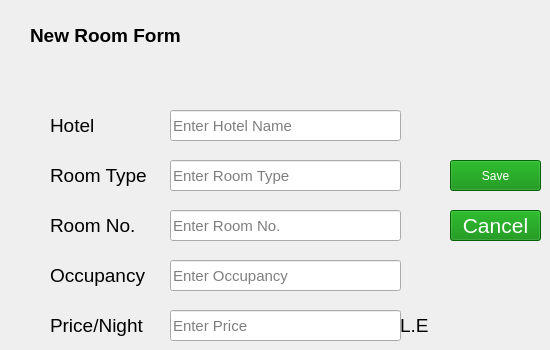
        <widget class="QWidget" name="tab_10">
         <attribute name="title">
          <string>New Room form</string>
         </attribute>
         <widget class="QLabel" name="label_8">
          <property name="geometry">
           <rect>
            <x>30</x>
            <y>10</y>
            <width>181</width>
            <height>51</height>
           </rect>
          </property>
          <property name="font">
           <font>
            <family>Segoe UI</family>
            <pointsize>14</pointsize>
            <weight>75</weight>
            <italic>false</italic>
            <bold>true</bold>
           </font>
          </property>
          <property name="styleSheet">
           <string notr="true">QLabel{
font-weight:bold;
}</string>
          </property>
          <property name="text">
           <string>New Room Form</string>
          </property>
         </widget>
         <widget class="QLabel" name="label_9">
          <property name="geometry">
           <rect>
            <x>50</x>
            <y>160</y>
            <width>101</width>
            <height>31</height>
           </rect>
          </property>
          <property name="font">
           <font>
            <family>Segoe UI</family>
            <pointsize>14</pointsize>
            <weight>9</weight>
            <italic>false</italic>
            <bold>false</bold>
           </font>
          </property>
          <property name="text">
           <string>Room Type</string>
          </property>
         </widget>
         <widget class="QLabel" name="label_10">
          <property name="geometry">
           <rect>
            <x>50</x>
            <y>210</y>
            <width>101</width>
            <height>31</height>
           </rect>
          </property>
          <property name="font">
           <font>
            <family>Segoe UI</family>
            <pointsize>14</pointsize>
            <weight>9</weight>
            <italic>false</italic>
            <bold>false</bold>
           </font>
          </property>
          <property name="text">
           <string>Room No.</string>
          </property>
         </widget>
         <widget class="QLineEdit" name="lineEdit_3">
          <property name="geometry">
           <rect>
            <x>170</x>
            <y>160</y>
            <width>231</width>
            <height>31</height>
           </rect>
          </property>
          <property name="font">
           <font>
            <family>Segoe UI</family>
            <pointsize>11</pointsize>
           </font>
          </property>
          <property name="placeholderText">
           <string>Enter Room Type</string>
          </property>
         </widget>
         <widget class="QLineEdit" name="lineEdit_4">
          <property name="geometry">
           <rect>
            <x>170</x>
            <y>210</y>
            <width>231</width>
            <height>31</height>
           </rect>
          </property>
          <property name="font">
           <font>
            <family>Segoe UI</family>
            <pointsize>11</pointsize>
           </font>
          </property>
          <property name="placeholderText">
           <string>Enter Room No.</string>
          </property>
         </widget>
         <widget class="QPushButton" name="pushButton_12">
          <property name="geometry">
           <rect>
            <x>450</x>
            <y>160</y>
            <width>91</width>
            <height>31</height>
           </rect>
          </property>
          <property name="styleSheet">
           <string notr="true">QPushButton {
	
	font: 75 16pt &quot;Segoe UI&quot;;
	
	background-color: rgb(0, 136, 0);
	color: rgb(255, 255, 255);
 }

QPushButton::hover
{

	
	background-color: rgb(0, 255, 0);
}</string>
          </property>
          <property name="text">
           <string>Save</string>
          </property>
         </widget>
         <widget class="QLineEdit" name="lineEdit_6">
          <property name="geometry">
           <rect>
            <x>170</x>
            <y>110</y>
            <width>231</width>
            <height>31</height>
           </rect>
          </property>
          <property name="font">
           <font>
            <family>Segoe UI</family>
            <pointsize>11</pointsize>
           </font>
          </property>
          <property name="placeholderText">
           <string>Enter Hotel Name</string>
          </property>
         </widget>
         <widget class="QLabel" name="label_12">
          <property name="geometry">
           <rect>
            <x>50</x>
            <y>110</y>
            <width>101</width>
            <height>31</height>
           </rect>
          </property>
          <property name="font">
           <font>
            <family>Segoe UI</family>
            <pointsize>14</pointsize>
            <weight>9</weight>
            <italic>false</italic>
            <bold>false</bold>
           </font>
          </property>
          <property name="text">
           <string>Hotel</string>
          </property>
         </widget>
         <widget class="QLineEdit" name="lineEdit_51">
          <property name="geometry">
           <rect>
            <x>170</x>
            <y>310</y>
            <width>231</width>
            <height>31</height>
           </rect>
          </property>
          <property name="font">
           <font>
            <family>Segoe UI</family>
            <pointsize>11</pointsize>
           </font>
          </property>
          <property name="placeholderText">
           <string>Enter Price</string>
          </property>
         </widget>
         <widget class="QLabel" name="label_85">
          <property name="geometry">
           <rect>
            <x>50</x>
            <y>310</y>
            <width>101</width>
            <height>31</height>
           </rect>
          </property>
          <property name="font">
           <font>
            <family>Segoe UI</family>
            <pointsize>14</pointsize>
            <weight>9</weight>
            <italic>false</italic>
            <bold>false</bold>
           </font>
          </property>
          <property name="text">
           <string>Price/Night</string>
          </property>
         </widget>
         <widget class="QLabel" name="label_86">
          <property name="geometry">
           <rect>
            <x>400</x>
            <y>310</y>
            <width>41</width>
            <height>31</height>
           </rect>
          </property>
          <property name="font">
           <font>
            <family>Segoe UI</family>
            <pointsize>14</pointsize>
            <weight>9</weight>
            <italic>false</italic>
            <bold>false</bold>
           </font>
          </property>
          <property name="text">
           <string>L.E</string>
          </property>
         </widget>
         <widget class="QLineEdit" name="lineEdit_52">
          <property name="geometry">
           <rect>
            <x>170</x>
            <y>260</y>
            <width>231</width>
            <height>31</height>
           </rect>
          </property>
          <property name="font">
           <font>
            <family>Segoe UI</family>
            <pointsize>11</pointsize>
           </font>
          </property>
          <property name="text">
           <string/>
          </property>
          <property name="placeholderText">
           <string>Enter Occupancy</string>
          </property>
         </widget>
         <widget class="QLabel" name="label_87">
          <property name="geometry">
           <rect>
            <x>50</x>
            <y>260</y>
            <width>101</width>
            <height>31</height>
           </rect>
          </property>
          <property name="font">
           <font>
            <family>Segoe UI</family>
            <pointsize>14</pointsize>
            <weight>9</weight>
            <italic>false</italic>
            <bold>false</bold>
           </font>
          </property>
          <property name="text">
           <string>Occupancy</string>
          </property>
         </widget>
         <widget class="QPushButton" name="pushButton_62">
          <property name="geometry">
           <rect>
            <x>450</x>
            <y>210</y>
            <width>91</width>
            <height>31</height>
           </rect>
          </property>
          <property name="font">
           <font>
            <family>Segoe UI</family>
            <pointsize>16</pointsize>
            <weight>9</weight>
            <italic>false</italic>
            <bold>false</bold>
           </font>
          </property>
          <property name="styleSheet">
           <string notr="true">QPushButton {
	
	font: 75 16pt &quot;Segoe UI&quot;;
	
	background-color: rgb(0, 136, 0);
	color: rgb(255, 255, 255);
 }

QPushButton::hover
{

	
	background-color: rgb(0, 255, 0);
}</string>
          </property>
          <property name="text">
           <string>Cancel</string>
          </property>
         </widget>
        </widget>
